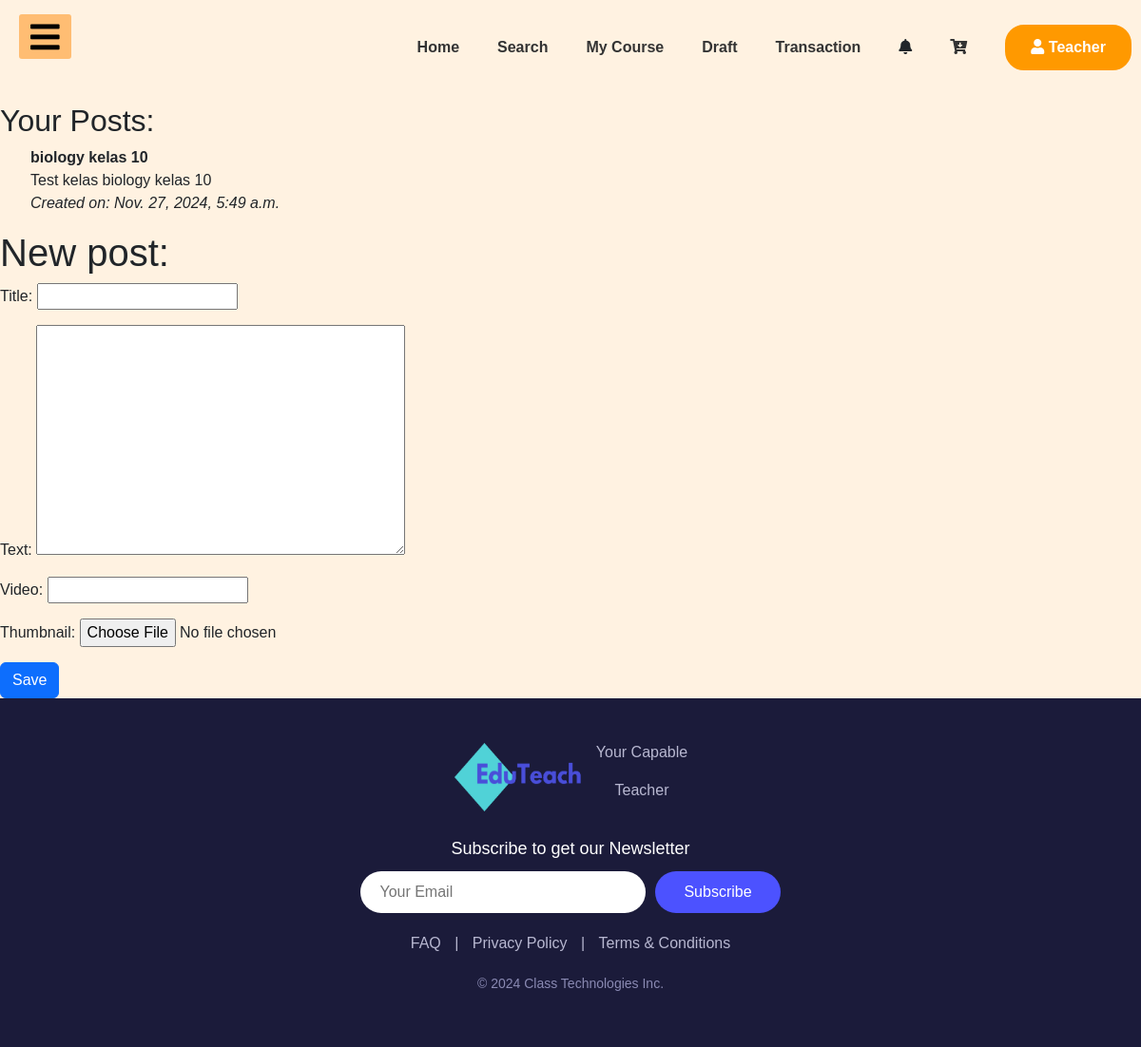
The page /courses_app/post/new/ (signed in) on the database as committed earlier.
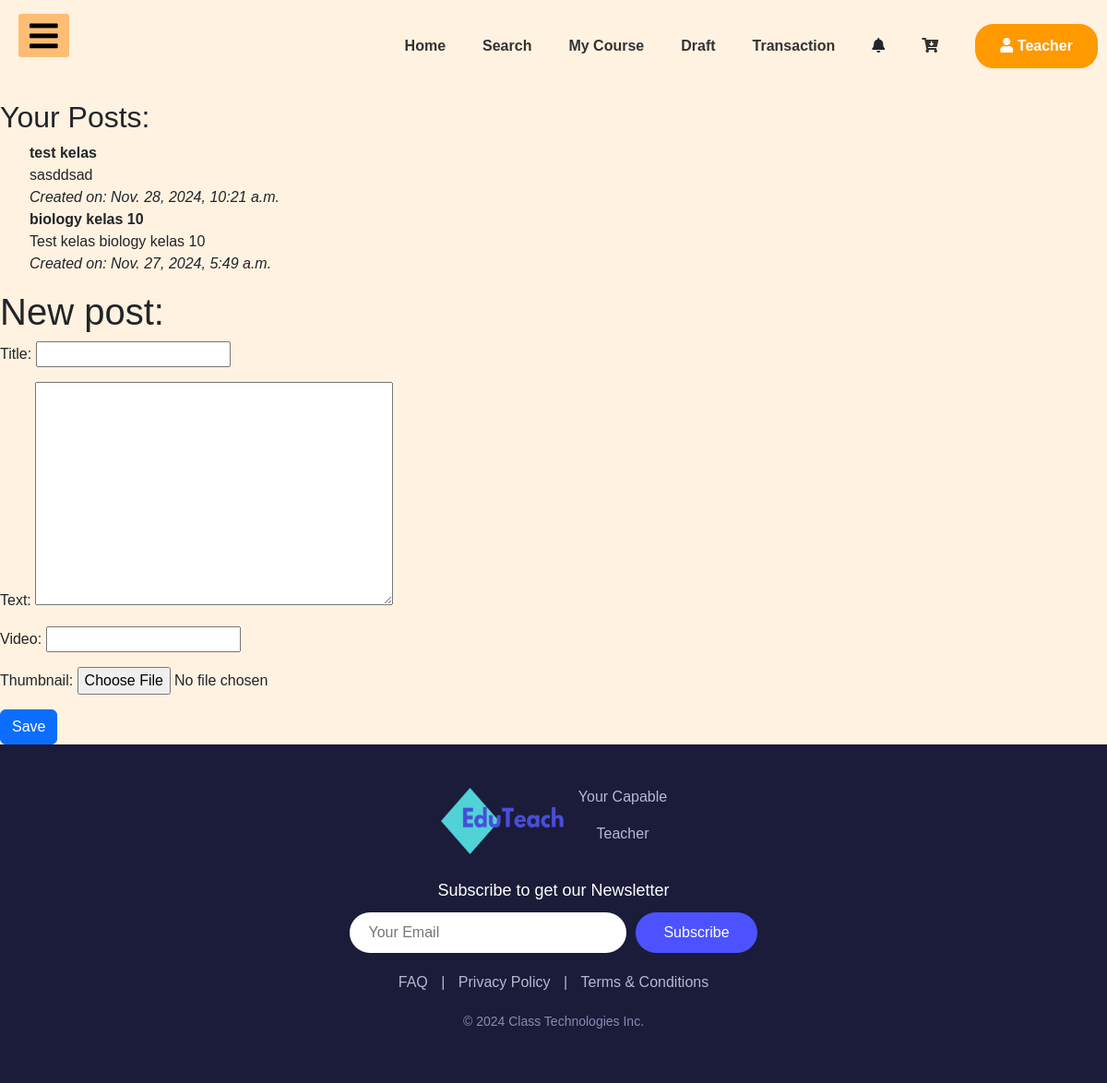
The same page on the database as committed later.
### courses_app/models.py (models this page shows, shortened)
class Post(models.Model):
    author = models.ForeignKey(Teacher, on_delete=models.CASCADE)
    title = models.CharField(max_length=200)
    text = models.TextField()
    created_date = models.DateTimeField(default=timezone.now)
    thumbnail = models.ImageField(upload_to='thumbnail',blank=True)
    video = EmbedVideoField(blank=True, null=True)  # Tambahkan field untuk video
    published_date = models.DateTimeField(blank=True, null=True)

### courses_app/views.py (the view, shortened to what this page needs)
# urls.py: path('post/new/', views.PostCreateView.as_view(), name='post_new'),
class PostCreateView(LoginRequiredMixin, CreateView):
    login_url = '/login/'
    form_class = PostForm
    model = Post
    template_name = 'courses_app/post_form.html'  # Pastikan Anda menentukan template yang tepat
    def get_context_data(self, **kwargs):
        context = super().get_context_data(**kwargs)
        teacher = Teacher.objects.get(user=self.request.user)
        context['posts'] = Post.objects.filter(author=teacher).order_by('-created_date')  # Mengurutkan berdasarkan tanggal pembuatan terbaru
        return context

### courses_app/forms.py
class PostForm(forms.ModelForm):
    class Meta:
        model = Post
        fields = ('title', 'text', 'video','thumbnail' )
        widgets = {
            'title': forms.TextInput(attrs={'class':'textinputclass'}),
        }

### courses_app/templates/courses_app/post_form.html (shortened to what this page needs)
{% extends 'dashboard_app/base_dashboard_teacher.html' %}
{% block body_block %}
<h2>Your Posts:</h2>
<ul>
    {% for post in posts %}
        <li>
            <strong>{{ post.title }}</strong><br>
            {{ post.text|truncatewords:20 }}
            <br>
            <em>Created on: {{ post.created_date }}</em>
        </li>
    {% empty %}
        <li>No posts available.</li>
    {% endfor %}
</ul>
<h1>New post: </h1>
<form method="POST" class="post-form">
    {{ form.as_p }}
    <button class="btn btn-primary save" type="submit">Save</button>
</form>
{% endblock %}

Rows that differ between the two databases and show on the page:
added Post: title "test kelas", text "sasddsad", created_date "Nov. 28, 2024, 10:21 a.m."
